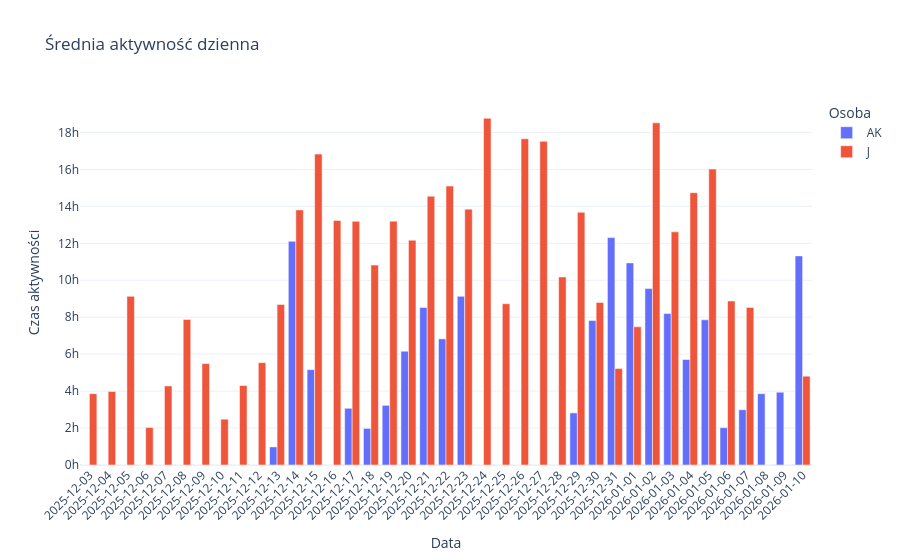

The code cell stored with this chart in its notebook:
### Code cell
# zakładam, że df['date'] jest typu datetime
fig = px.bar(
    Suma_z_dnia,
    x='date',
    y='duration',
    color='osoba',           # każda osoba będzie miała osobną linię
    labels={'date':'Data', 'duration':'Czas aktywności', 'osoba':'Osoba'},
    title='Średnia aktywność dzienna',
           template='plotly_white',

)

# wymuszenie chronologicznej kolejności X, jeśli daty są datetime to Plotly zrobi to automatycznie
fig.update_xaxes(dtick="D1", tickformat="%Y-%m-%d")  # co dzień
fig.update_yaxes(ticksuffix="h")
fig.update_layout(xaxis_tickangle=-45,  barmode='group')  # dla czytelności etykiet dat

fig.show()
